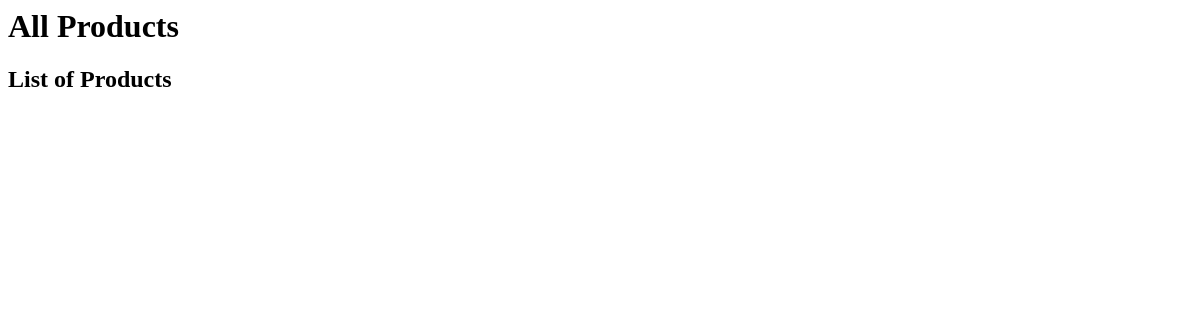
Before: /index/ with the older database file.
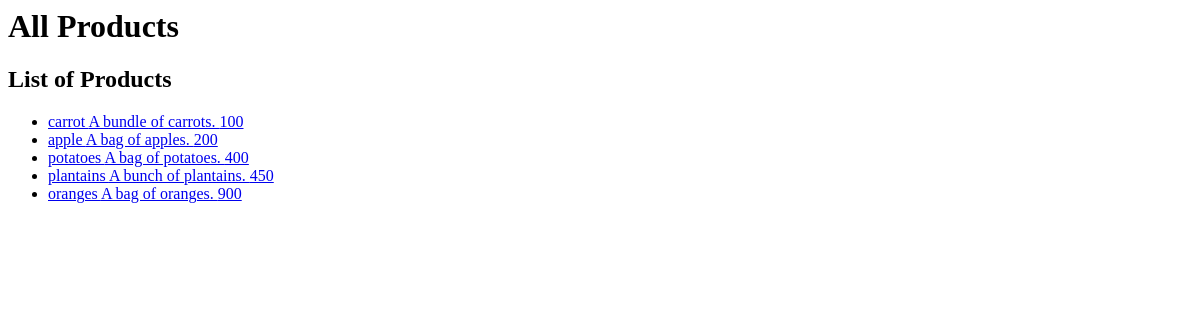
After: the same page with the newer database file.
### rainforest/models.py (models this page shows, shortened)
class Product(models.Model):
    name = models.CharField(max_length=255)
    description = models.TextField(null=True)
    price = models.IntegerField()

### rainforest/views.py (the view)
# urls.py: path('index/', views.index),
def index(request):
    product = Product.objects.all()
    context = {"products": product}
    return render(request, "index.html", context)

### rainforest/templates/index.html
{% block title %}
    <h1>All Products</h1>
{% endblock %}
{% block content %}
    <h2>List of Products</h2>
        <ul>
            {% for item in products %}
            <li>
                <a href="/index/{{ item.pk }}">{{ item.name }} {{ item.description }} {{ item.price }}</a>
            </li>
            {% endfor %}
        </ul>
{% endblock %}

Changed rows visible on the page:
added Product: name "carrot", description "A bundle of carrots.", price "100"
added Product: name "apple", description "A bag of apples.", price "200"
added Product: name "potatoes", description "A bag of potatoes.", price "400"
added Product: name "plantains", description "A bunch of plantains.", price "450"
added Product: name "oranges", description "A bag of oranges.", price "900"
